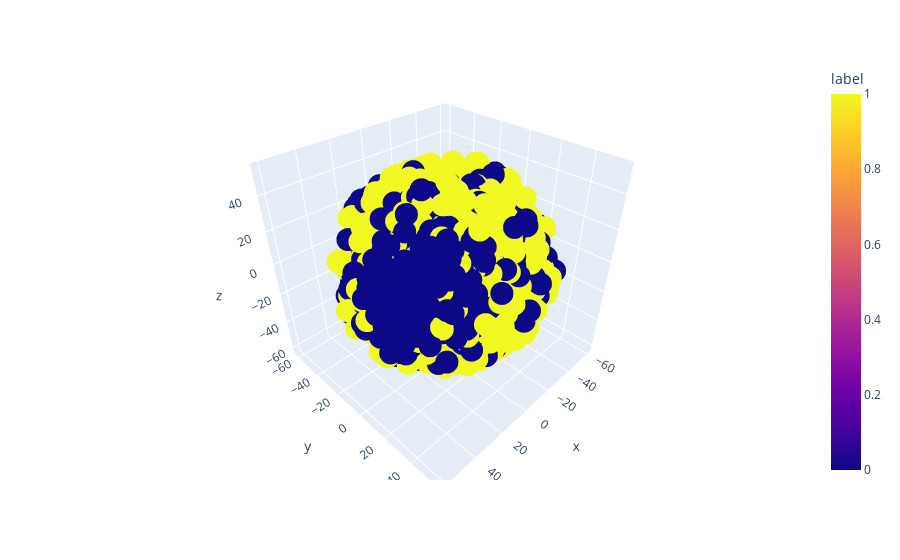

The notebook cell saved with this chart:
### Code cell
df = px.data.iris()
fig = px.scatter_3d(samples, x='x', y='y', z='z',
              color='label')
fig.show()

### Figure 1 — Plotly figure (JSON) as saved in the notebook; plotly's stock layout.template omitted (floating-point values rounded to 4 significant figures; data arrays with more than 128 entries replaced by an {"elided": "..."} marker saying what was removed)
{"data": [{"hovertemplate": "x=%{x}<br>y=%{y}<br>z=%{z}<br>label=%{marker.color}<extra></extra>", "legendgroup": "", "marker": {"color": {"elided": "5000 int values"}, "coloraxis": "coloraxis", "symbol": "circle"}, "mode": "markers", "name": "", "scene": "scene", "showlegend": false, "type": "scatter3d", "x": {"elided": "5000 float values"}, "y": {"elided": "5000 float values"}, "z": {"elided": "5000 float values"}}], "layout": {"coloraxis": {"colorbar": {"title": {"text": "label"}}, "colorscale": [[0, "#0d0887"], [0.1111, "#46039f"], [0.2222, "#7201a8"], [0.3333, "#9c179e"], [0.4444, "#bd3786"], [0.5556, "#d8576b"], [0.6667, "#ed7953"], [0.7778, "#fb9f3a"], [0.8889, "#fdca26"], [1, "#f0f921"]]}, "legend": {"tracegroupgap": 0}, "margin": {"t": 60}, "scene": {"domain": {"x": [0, 1], "y": [0, 1]}, "xaxis": {"title": {"text": "x"}}, "yaxis": {"title": {"text": "y"}}, "zaxis": {"title": {"text": "z"}}}}}
